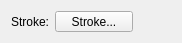
<?xml version="1.0" encoding="UTF-8"?>
<ui version="4.0">
 <class>TimeSeriesStyleWidgetForm</class>
 <widget class="QWidget" name="TimeSeriesStyleWidgetForm">
  <property name="geometry">
   <rect>
    <x>0</x>
    <y>0</y>
    <width>182</width>
    <height>43</height>
   </rect>
  </property>
  <property name="windowTitle">
   <string>Form</string>
  </property>
  <layout class="QGridLayout" name="gridLayout">
   <item row="0" column="0">
    <layout class="QHBoxLayout" name="horizontalLayout">
     <item>
      <widget class="QLabel" name="strokeLabel">
       <property name="maximumSize">
        <size>
         <width>100</width>
         <height>16777215</height>
        </size>
       </property>
       <property name="text">
        <string>Stroke:</string>
       </property>
       <property name="alignment">
        <set>Qt::AlignRight|Qt::AlignTrailing|Qt::AlignVCenter</set>
       </property>
      </widget>
     </item>
     <item>
      <widget class="QPushButton" name="m_strokePushButton">
       <property name="minimumSize">
        <size>
         <width>75</width>
         <height>20</height>
        </size>
       </property>
       <property name="text">
        <string>Stroke...</string>
       </property>
      </widget>
     </item>
     <item>
      <spacer name="horizontalSpacer_8">
       <property name="orientation">
        <enum>Qt::Horizontal</enum>
       </property>
       <property name="sizeHint" stdset="0">
        <size>
         <width>40</width>
         <height>20</height>
        </size>
       </property>
      </spacer>
     </item>
    </layout>
   </item>
  </layout>
 </widget>
 <resources/>
 <connections/>
</ui>
